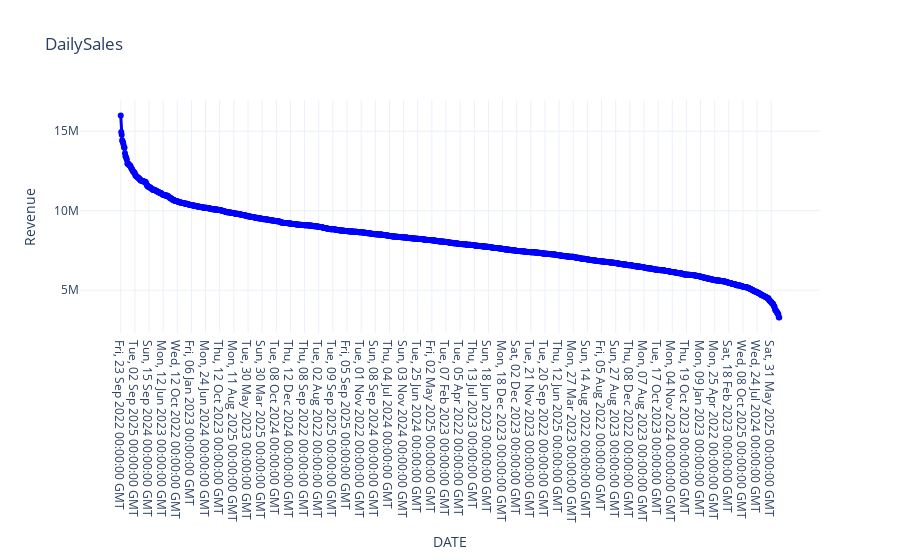

Notebook code for this chart:
### Code cell
fig=go.Figure()
fig.add_trace(go.Scatter(
    x=df["Date"],
    y=df["Revenue"],
    name="dailysales",
    mode="lines+markers",
    line=dict(color="blue",width=3)
))
fig.update_layout(
    title="DailySales",
    xaxis_title="DATE",
    yaxis_title="Revenue",
    hovermode="x unified",
    template="plotly_white",
    legend=dict(title="Cities",orientation="h",x=0.3,y=-0.2)

)

### Figure 1 — Plotly figure (JSON) as saved in the notebook; plotly's stock layout.template omitted (floating-point values rounded to 4 significant figures; data arrays with more than 128 entries replaced by an {"elided": "..."} marker saying what was removed)
{"data": [{"line": {"color": "blue", "width": 3}, "mode": "lines+markers", "name": "dailysales", "type": "scatter", "x": {"elided": "1398 str values"}, "y": {"elided": "1398 float values"}}], "layout": {"hovermode": "x unified", "legend": {"orientation": "h", "title": {"text": "Cities"}, "x": 0.3, "y": -0.2}, "title": {"text": "DailySales"}, "xaxis": {"title": {"text": "DATE"}}, "yaxis": {"title": {"text": "Revenue"}}}}
